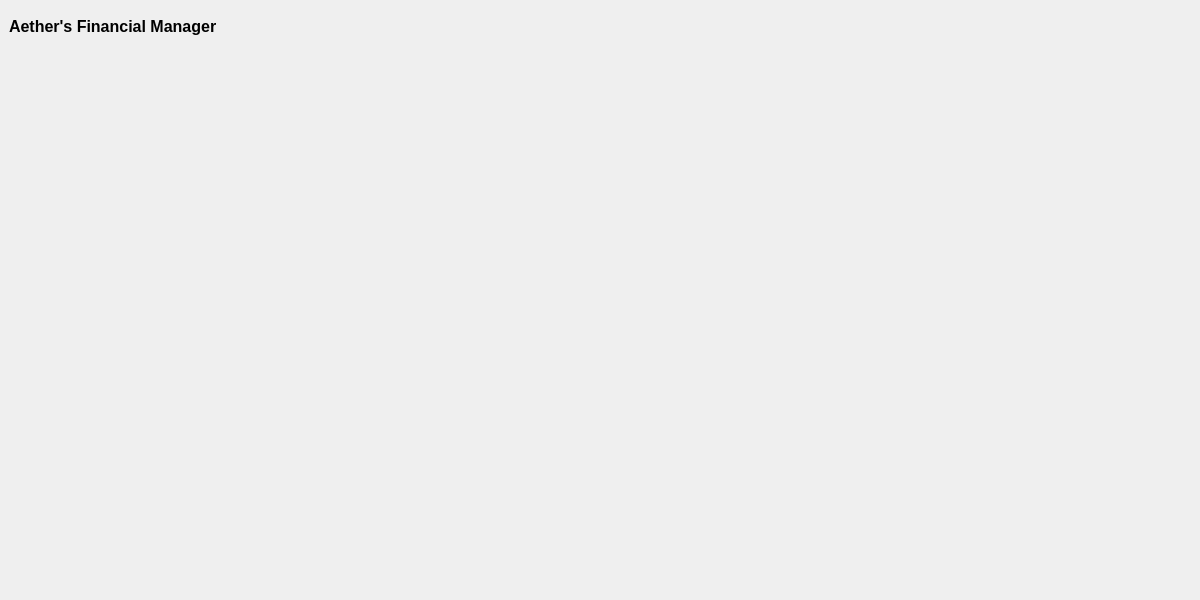
<?xml version="1.0" encoding="UTF-8"?>
<ui version="4.0">
 <class>MainWindow</class>
 <widget class="QMainWindow" name="MainWindow">
  <property name="geometry">
   <rect>
    <x>0</x>
    <y>0</y>
    <width>1200</width>
    <height>600</height>
   </rect>
  </property>
  <property name="windowTitle">
   <string>Aether's Financial Manager</string>
  </property>
  <property name="styleSheet">
   <string notr="true"/>
  </property>
  <widget class="QWidget" name="centralwidget">
   <layout class="QGridLayout" name="gridLayout">
    <property name="leftMargin">
     <number>0</number>
    </property>
    <property name="topMargin">
     <number>0</number>
    </property>
    <property name="rightMargin">
     <number>0</number>
    </property>
    <property name="bottomMargin">
     <number>0</number>
    </property>
    <property name="spacing">
     <number>0</number>
    </property>
    <item row="0" column="0">
     <widget class="QWidget" name="m_header_widget" native="true">
      <property name="type" stdset="0">
       <string>header</string>
      </property>
      <layout class="QHBoxLayout" name="horizontalLayout">
       <item>
        <widget class="QLabel" name="m_title_lbl">
         <property name="font">
          <font>
           <pointsize>12</pointsize>
           <weight>75</weight>
           <bold>true</bold>
          </font>
         </property>
         <property name="text">
          <string>Aether's Financial Manager</string>
         </property>
        </widget>
       </item>
       <item>
        <spacer name="horizontalSpacer">
         <property name="orientation">
          <enum>Qt::Horizontal</enum>
         </property>
         <property name="sizeHint" stdset="0">
          <size>
           <width>40</width>
           <height>20</height>
          </size>
         </property>
        </spacer>
       </item>
       <item>
        <widget class="QPushButton" name="m_profile_btn">
         <property name="minimumSize">
          <size>
           <width>35</width>
           <height>35</height>
          </size>
         </property>
         <property name="maximumSize">
          <size>
           <width>35</width>
           <height>35</height>
          </size>
         </property>
         <property name="icon">
          <iconset resource="Resources/resources.qrc">
           <normaloff>:/Images/profile.png</normaloff>:/Images/profile.png</iconset>
         </property>
         <property name="iconSize">
          <size>
           <width>35</width>
           <height>35</height>
          </size>
         </property>
         <property name="flat">
          <bool>true</bool>
         </property>
         <property name="type" stdset="0">
          <string>headerButton</string>
         </property>
        </widget>
       </item>
      </layout>
     </widget>
    </item>
    <item row="2" column="0">
     <spacer name="verticalSpacer">
      <property name="orientation">
       <enum>Qt::Vertical</enum>
      </property>
      <property name="sizeType">
       <enum>QSizePolicy::Preferred</enum>
      </property>
      <property name="sizeHint" stdset="0">
       <size>
        <width>20</width>
        <height>1</height>
       </size>
      </property>
     </spacer>
    </item>
    <item row="1" column="0">
     <widget class="QScrollArea" name="scrollArea">
      <property name="frameShape">
       <enum>QFrame::NoFrame</enum>
      </property>
      <property name="widgetResizable">
       <bool>true</bool>
      </property>
      <widget class="QWidget" name="m_container_widget">
       <property name="geometry">
        <rect>
         <x>0</x>
         <y>0</y>
         <width>1200</width>
         <height>546</height>
        </rect>
       </property>
       <layout class="QGridLayout" name="m_container_layout">
        <property name="leftMargin">
         <number>0</number>
        </property>
        <property name="topMargin">
         <number>0</number>
        </property>
        <property name="rightMargin">
         <number>0</number>
        </property>
        <property name="bottomMargin">
         <number>0</number>
        </property>
       </layout>
      </widget>
     </widget>
    </item>
   </layout>
  </widget>
 </widget>
 <resources>
  <include location="Resources/resources.qrc"/>
 </resources>
 <connections/>
</ui>
